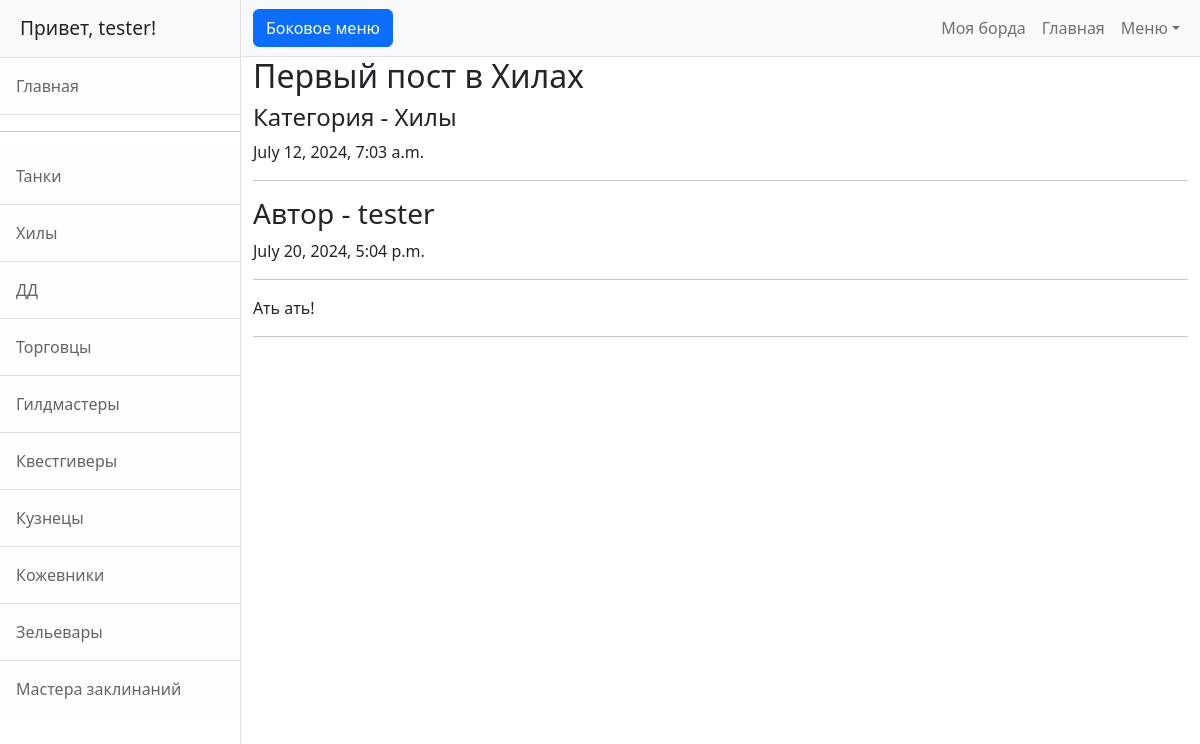
/board_alt/admin/1 (signed in), run on the app's committed database.
### board/models.py (models this page shows, shortened)
class Post(models.Model):
    CATEGORIES = [
        ('TA', 'Танки'),
        ('HI', 'Хилы'),
        ('DD', 'ДД'),
        ('TO', 'Торговцы'),
        ('GI', 'Гилдмастеры'),
        ('KV', 'Квестгиверы'),
        ('KU', 'Кузнецы'),
        ('KO', 'Кожевники'),
        ('ZE', 'Зельевары'),
        ('MA', 'Мастера заклинаний'),
    ]
    title = models.CharField(max_length=255, unique=True)
    content = models.TextField()
    author = models.ForeignKey(User, on_delete=models.CASCADE)
    created = models.DateTimeField(auto_now_add=True)
    category = models.CharField(max_length=2, choices=CATEGORIES)
    replies = models.ManyToManyField('Reply', blank=True, related_name='replies')
    def __str__(self):  # настройка отображения на страницах
        return f'{self.title[:20]}'

class Reply(models.Model):
    author = models.ForeignKey(User, on_delete=models.CASCADE)
    created = models.DateTimeField(auto_now_add=True)
    post = models.ForeignKey(Post, on_delete=models.CASCADE)
    text = models.TextField()
    accept = models.BooleanField(default=False)
    def __str__(self):
        return f'{self.post.title[:20]}'

### board/views.py (the view)
# urls.py: path('board_alt/<str:username>/<int:pk>', BoardPostReplies.as_view(), name='board_post_replies'),
class BoardPostReplies(LoginRequiredMixin, ListView):
    model = Post
    template_name = 'board_post_replies.html'
    context_object_name = 'replies'
    paginate_by = 10
    def get_context_data(self, **kwargs):
        context = super(BoardPostReplies, self).get_context_data(**kwargs)
        post = Post.objects.get(pk=self.kwargs['pk'])
        context['title'] = post.title
        context['category'] = post.get_category_display
        context['created'] = post.created
        print('===============')
        print(context)
        print('===============')
        return context
    def get_queryset(self):
        post_ = get_object_or_404(Post, id=self.kwargs['pk'])
        queryset = post_.replies.all().order_by('-created')
        return queryset

### templates/board_post_replies.html (shortened to what this page needs)
{% extends 'flatpages/default.html' %}
{% load custom_filters %}
{% block content %}
    <h2>{{ title }}</h2>
    <h4>Категория - {{ category }}</h4>
    <p>{{ created }}</p>
    <hr>
{% if replies %}
    {% for reply in replies %}
        <h3>Автор - {{ reply.author }}</h3>
        <p>{{ reply.created }}</p>
        <hr>
        <p>{{ reply.text }}</p>
        <hr>
    {% endfor %}
{% else %}
  <h2>Объявлений нет</h2>
{% endif %}
{% endblock content %}

### templates/flatpages/default.html (shortened to what this page needs)
<!DOCTYPE html>
<html lang="en">
    <head>
        {% load static %}
        <link href="{% static 'css/styles.css' %}" rel="stylesheet" />
    </head>
    <body>
        <div class="d-flex" id="wrapper">
            <div class="border-end bg-white" id="sidebar-wrapper">
                {% if request.user.is_authenticated %}
                    <div class="sidebar-heading border-bottom bg-light">Привет, {{ request.user.username }}!</div>
                {% else %}
                    <div class="sidebar-heading border-bottom bg-light">Привет, Гость!</div>
                {% endif %}
                <div class="list-group list-group-flush">
                    <a class="list-group-item list-group-item-action list-group-item-light p-3" href="/posts/">Главная</a>
                    <hr>
                    <a class="list-group-item list-group-item-action list-group-item-light p-3" href="/posts/categories/TA">Танки</a>
                    <a class="list-group-item list-group-item-action list-group-item-light p-3" href="/posts/categories/HI">Хилы</a>
                    <a class="list-group-item list-group-item-action list-group-item-light p-3" href="/posts/categories/DD">ДД</a>
                    <a class="list-group-item list-group-item-action list-group-item-light p-3" href="/posts/categories/TO">Торговцы</a>
                    <a class="list-group-item list-group-item-action list-group-item-light p-3" href="/posts/categories/GI">Гилдмастеры</a>
                    <a class="list-group-item list-group-item-action list-group-item-light p-3" href="/posts/categories/KV">Квестгиверы</a>
                    <a class="list-group-item list-group-item-action list-group-item-light p-3" href="/posts/categories/KU">Кузнецы</a>
                    <a class="list-group-item list-group-item-action list-group-item-light p-3" href="/posts/categories/KO">Кожевники</a>
                    <a class="list-group-item list-group-item-action list-group-item-light p-3" href="/posts/categories/ZE">Зельевары</a>
                    <a class="list-group-item list-group-item-action list-group-item-light p-3" href="/posts/categories/MA">Мастера заклинаний</a>
                </div>
            </div>
            <div id="page-content-wrapper">
                <nav class="navbar navbar-expand-lg navbar-light bg-light border-bottom">
                    <div class="container-fluid">
                        <button class="btn btn-primary" id="sidebarToggle">Боковое меню</button>
                        <div class="collapse navbar-collapse" id="navbarSupportedContent">
                            <ul class="navbar-nav ms-auto mt-2 mt-lg-0">
                                {% if request.user.is_authenticated %}
                                    <li class="nav-item"><a class="nav-link" href="/board/{{ request.user.username }}?post=&o=">Моя борда</a></li>
                                {% else %}
                                    <li class="nav-item"><a class="nav-link" href="/accounts/login">Войти</a></li>
                                {% endif %}
                                <li class="nav-item active"><a class="nav-link" href="/posts/">Главная</a></li>
                                <li class="nav-item dropdown">
                                    <a class="nav-link dropdown-toggle" id="navbarDropdown" href="#" role="button" data-bs-toggle="dropdown" aria-haspopup="true" aria-expanded="false">Меню</a>
                                </li>
                            </ul>
                        </div>
                    </div>
                </nav>
                <div class="container-fluid">
                    {% block content %}{% endblock content %}
                </div>
            </div>
        </div>
    </body>
</html>

### data on the page
Post: title "Первый пост в Хилах", category "Хилы", created "July 12, 2024, 7:03 a.m."
Reply: author "tester", created "July 20, 2024, 5:04 p.m.", text "Ать ать!"

### other printed values
{{ request.user.username }} "tester"
